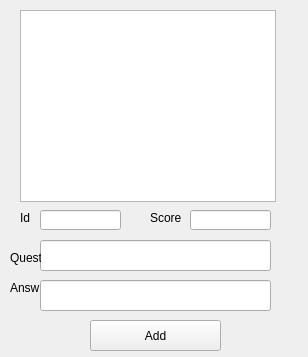
<?xml version="1.0" encoding="UTF-8"?>
<ui version="4.0">
 <class>PresenterWidget</class>
 <widget class="QWidget" name="PresenterWidget">
  <property name="geometry">
   <rect>
    <x>0</x>
    <y>0</y>
    <width>308</width>
    <height>357</height>
   </rect>
  </property>
  <property name="windowTitle">
   <string>PresenterWidget</string>
  </property>
  <widget class="QListWidget" name="questListWidget">
   <property name="geometry">
    <rect>
     <x>20</x>
     <y>10</y>
     <width>256</width>
     <height>192</height>
    </rect>
   </property>
  </widget>
  <widget class="QLineEdit" name="QuestionEdit">
   <property name="geometry">
    <rect>
     <x>40</x>
     <y>240</y>
     <width>231</width>
     <height>31</height>
    </rect>
   </property>
  </widget>
  <widget class="QLineEdit" name="AnswerEdit">
   <property name="geometry">
    <rect>
     <x>40</x>
     <y>280</y>
     <width>231</width>
     <height>31</height>
    </rect>
   </property>
  </widget>
  <widget class="QLineEdit" name="IdEdit">
   <property name="geometry">
    <rect>
     <x>40</x>
     <y>210</y>
     <width>81</width>
     <height>20</height>
    </rect>
   </property>
  </widget>
  <widget class="QLineEdit" name="ScoreEdit">
   <property name="geometry">
    <rect>
     <x>190</x>
     <y>210</y>
     <width>81</width>
     <height>20</height>
    </rect>
   </property>
  </widget>
  <widget class="QPushButton" name="AddButton">
   <property name="geometry">
    <rect>
     <x>90</x>
     <y>320</y>
     <width>131</width>
     <height>31</height>
    </rect>
   </property>
   <property name="text">
    <string>Add</string>
   </property>
  </widget>
  <widget class="QLabel" name="label">
   <property name="geometry">
    <rect>
     <x>20</x>
     <y>210</y>
     <width>21</width>
     <height>16</height>
    </rect>
   </property>
   <property name="text">
    <string>Id</string>
   </property>
  </widget>
  <widget class="QLabel" name="label_2">
   <property name="geometry">
    <rect>
     <x>150</x>
     <y>210</y>
     <width>31</width>
     <height>16</height>
    </rect>
   </property>
   <property name="text">
    <string>Score</string>
   </property>
  </widget>
  <widget class="QLabel" name="label_3">
   <property name="geometry">
    <rect>
     <x>10</x>
     <y>250</y>
     <width>31</width>
     <height>16</height>
    </rect>
   </property>
   <property name="text">
    <string>Quest</string>
   </property>
  </widget>
  <widget class="QLabel" name="label_4">
   <property name="geometry">
    <rect>
     <x>10</x>
     <y>280</y>
     <width>41</width>
     <height>16</height>
    </rect>
   </property>
   <property name="text">
    <string>Answ</string>
   </property>
  </widget>
 </widget>
 <layoutdefault spacing="6" margin="11"/>
 <resources/>
 <connections/>
</ui>
